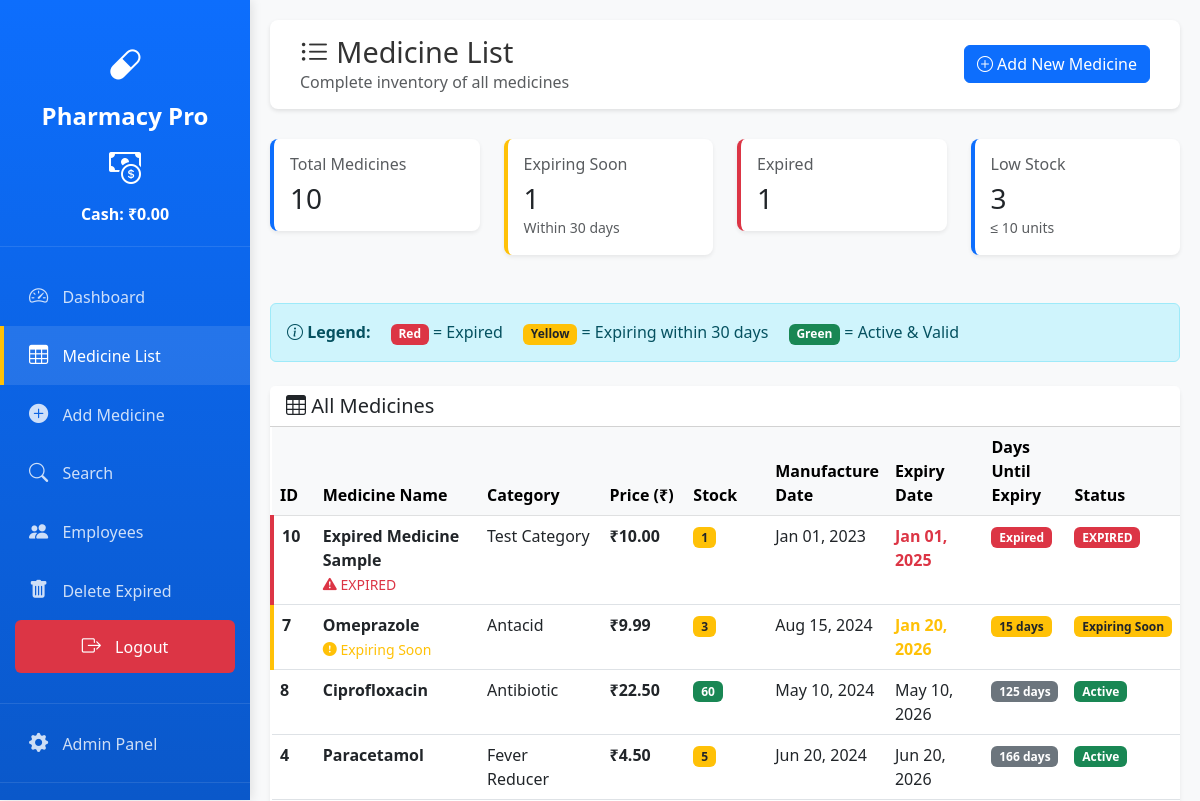
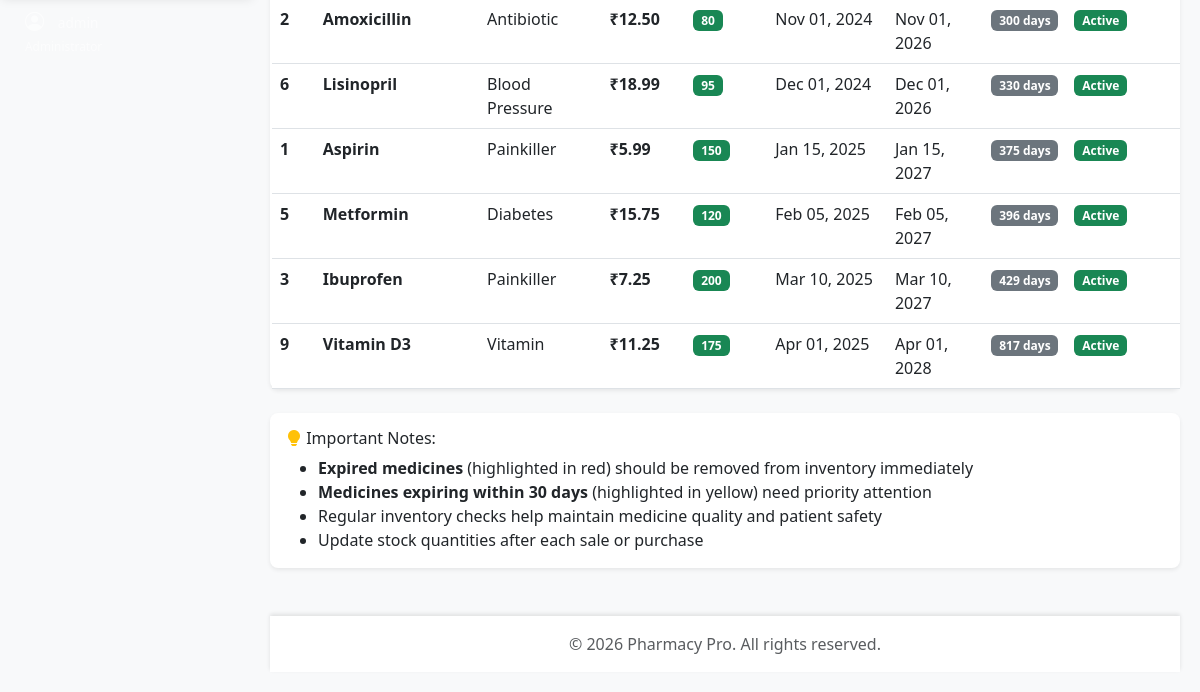
/medicines/ (signed in), run on an earlier commit of the app's database (2 pictures, top to bottom).
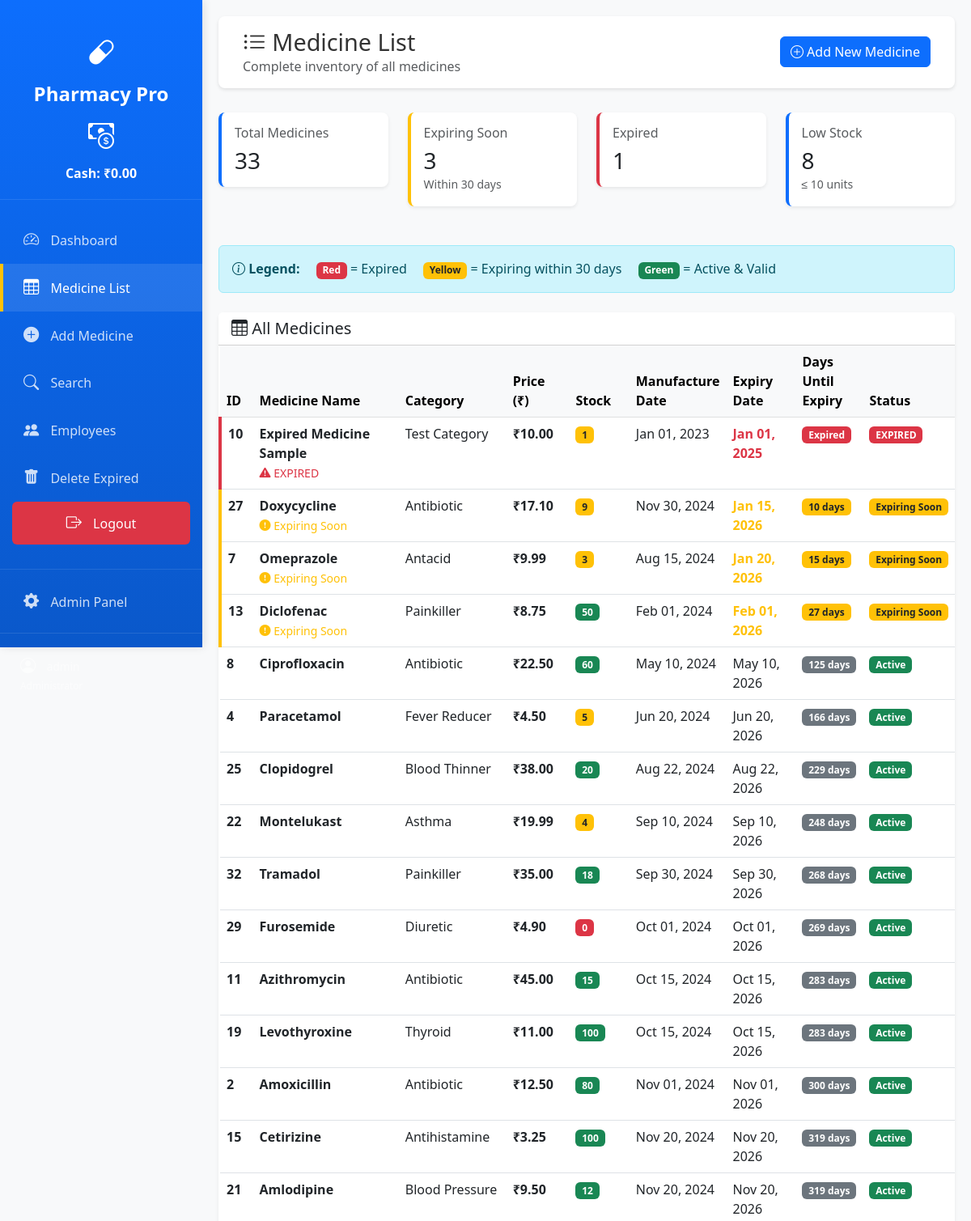
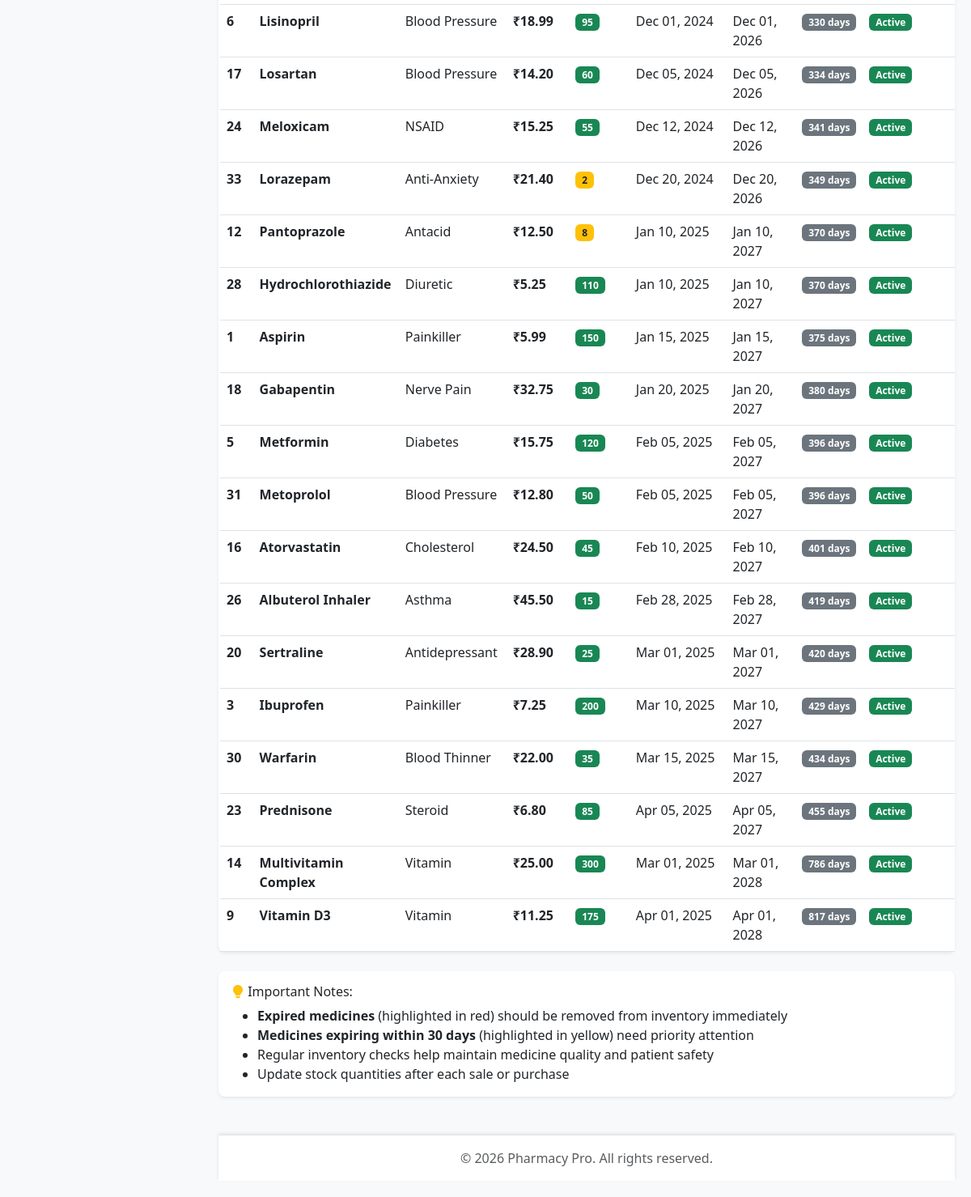
And on a later commit of the database (2 pictures, top to bottom).
### inventory/models.py (models this page shows, shortened)
class Medicine(models.Model):
    name = models.CharField(max_length=200)
    category = models.CharField(max_length=100)
    price = models.DecimalField(max_digits=10, decimal_places=2)
    stock_quantity = models.IntegerField()
    manufacture_date = models.DateField()
    expiry_date = models.DateField()
    class Meta:
        verbose_name_plural = "Medicines"

### inventory/views.py (the view)
# urls.py: path('medicines/', views.MedicineListView.as_view(), name='medicine_list'),
class MedicineListView(LoginRequiredMixin, ListView):
    model = Medicine
    template_name = 'inventory/medicine_list.html'
    context_object_name = 'medicines'
    paginate_by = 50
    ordering = ['expiry_date']  # Order by expiry date to show expiring items first
    def get_queryset(self):
        queryset = super().get_queryset()
        from datetime import timedelta
        for medicine in queryset:
            delta = medicine.expiry_date - date.today()
            medicine.days_until_expiry = delta.days
        return queryset
    def get_context_data(self, **kwargs):
        context = super().get_context_data(**kwargs)
        today = date.today()
        from datetime import timedelta
        thirty_days_later = today + timedelta(days=30)
        context['total_medicines'] = Medicine.objects.count()
        context['expired'] = Medicine.objects.filter(expiry_date__lt=today).count()
        context['expiring_soon'] = Medicine.objects.filter(
            expiry_date__gte=today,
            expiry_date__lte=thirty_days_later
        ).count()
        context['low_stock'] = Medicine.objects.filter(stock_quantity__lte=10).count()
        context['today'] = today
        return context

### inventory/templates/inventory/medicine_list.html (shortened to what this page needs)
{% extends 'inventory/base.html' %}
{% load static %}
{% block content %}
<div class="top-header">
    <div class="d-flex justify-content-between align-items-center">
        <div>
            <h1><i class="bi bi-list-ul"></i> Medicine List</h1>
            <p class="text-muted mb-0">Complete inventory of all medicines</p>
        </div>
        <div>
            <a href="{% url 'add_medicine' %}" class="btn btn-primary">
                <i class="bi bi-plus-circle"></i> Add New Medicine
            </a>
        </div>
    </div>
</div>
<div class="row mb-4">
    <div class="col-md-3">
        <div class="card stat-card primary">
            <div class="card-body">
                <h6 class="text-muted mb-2">Total Medicines</h6>
                <h3 class="mb-0">{{ total_medicines }}</h3>
            </div>
        </div>
    </div>
    <div class="col-md-3">
        <div class="card stat-card warning">
            <div class="card-body">
                <h6 class="text-muted mb-2">Expiring Soon</h6>
                <h3 class="mb-0">{{ expiring_soon }}</h3>
                <small class="text-muted">Within 30 days</small>
            </div>
        </div>
    </div>
    <div class="col-md-3">
        <div class="card stat-card danger">
            <div class="card-body">
                <h6 class="text-muted mb-2">Expired</h6>
                <h3 class="mb-0">{{ expired }}</h3>
            </div>
        </div>
    </div>
    <div class="col-md-3">
        <div class="card stat-card primary">
            <div class="card-body">
                <h6 class="text-muted mb-2">Low Stock</h6>
                <h3 class="mb-0">{{ low_stock }}</h3>
                <small class="text-muted">≤ 10 units</small>
            </div>
        </div>
    </div>
</div>
<div class="alert alert-info mb-4">
    <strong><i class="bi bi-info-circle"></i> Legend:</strong>
    <span class="ms-3"><span class="badge bg-danger">Red</span> = Expired</span>
    <span class="ms-3"><span class="badge bg-warning text-dark">Yellow</span> = Expiring within 30 days</span>
    <span class="ms-3"><span class="badge bg-success">Green</span> = Active & Valid</span>
</div>
<div class="card">
    <div class="card-header bg-white">
        <h5 class="mb-0"><i class="bi bi-table"></i> All Medicines</h5>
    </div>
    <div class="card-body p-0">
        {% if medicines %}
            <div class="table-responsive">
                <table class="table table-hover mb-0">
                    <thead class="table-light">
                        <tr>
                            <th style="width: 5%;">ID</th>
                            <th style="width: 20%;">Medicine Name</th>
                            <th style="width: 15%;">Category</th>
                            <th style="width: 10%;">Price (₹)</th>
                            <th style="width: 10%;">Stock</th>
                            <th style="width: 12%;">Manufacture Date</th>
                            <th style="width: 12%;">Expiry Date</th>
                            <th style="width: 8%;">Days Until Expiry</th>
                            <th style="width: 8%;">Status</th>
                        </tr>
                    </thead>
                    <tbody>
                        {% for medicine in medicines %}
                        {% if medicine.expiry_date < today %}
                            {% with row_class="expired-row" %}
                        <tr class="{{ row_class }}">
                            <td><strong>{{ medicine.id }}</strong></td>
                            <td>
                                <strong>{{ medicine.name }}</strong>
                                <br><small class="text-danger"><i class="bi bi-exclamation-triangle-fill"></i> EXPIRED</small>
                            </td>
                            <td>{{ medicine.category }}</td>
                            <td><strong>₹{{ medicine.price }}</strong></td>
                            <td>
                                {% if medicine.stock_quantity == 0 %}
                                    <span class="badge bg-danger">{{ medicine.stock_quantity }}</span>
                                {% elif medicine.stock_quantity <= 10 %}
                                    <span class="badge bg-warning text-dark">{{ medicine.stock_quantity }}</span>
                                {% else %}
                                    <span class="badge bg-success">{{ medicine.stock_quantity }}</span>
                                {% endif %}
                            </td>
                            <td>{{ medicine.manufacture_date|date:"M d, Y" }}</td>
                            <td>
                                <strong class="text-danger">{{ medicine.expiry_date|date:"M d, Y" }}</strong>
                            </td>
                            <td>
                                <span class="badge bg-danger">Expired</span>
                            </td>
                            <td>
                                <span class="badge bg-danger">EXPIRED</span>
                            </td>
                        </tr>
                            {% endwith %}
                        {% else %}
                            {% with days_diff=medicine.expiry_date|timeuntil:today %}
                            {% if medicine.days_until_expiry <= 30 %}
                        <tr class="expiring-soon">
                            <td><strong>{{ medicine.id }}</strong></td>
                            <td>
                                <strong>{{ medicine.name }}</strong>
                                <br><small class="text-warning"><i class="bi bi-exclamation-circle-fill"></i> Expiring Soon</small>
                            </td>
                            <td>{{ medicine.category }}</td>
                            <td><strong>₹{{ medicine.price }}</strong></td>
                            <td>
                                {% if medicine.stock_quantity == 0 %}
                                    <span class="badge bg-danger">{{ medicine.stock_quantity }}</span>
                                {% elif medicine.stock_quantity <= 10 %}
                                    <span class="badge bg-warning text-dark">{{ medicine.stock_quantity }}</span>
                                {% else %}
                                    <span class="badge bg-success">{{ medicine.stock_quantity }}</span>
                                {% endif %}
                            </td>
                            <td>{{ medicine.manufacture_date|date:"M d, Y" }}</td>
                            <td>
                                <strong class="text-warning">{{ medicine.expiry_date|date:"M d, Y" }}</strong>
                            </td>
                            <td>
                                <span class="badge bg-warning text-dark">{{ medicine.days_until_expiry }} days</span>
                            </td>
                            <td>
                                <span class="badge bg-warning text-dark">Expiring Soon</span>
                            </td>
                        </tr>
                            {% else %}
                        <tr>
                            <td><strong>{{ medicine.id }}</strong></td>
                            <td><strong>{{ medicine.name }}</strong></td>
                            <td>{{ medicine.category }}</td>
                            <td><strong>₹{{ medicine.price }}</strong></td>
                            <td>
                                {% if medicine.stock_quantity == 0 %}
                                    <span class="badge bg-danger">{{ medicine.stock_quantity }}</span>
                                {% elif medicine.stock_quantity <= 10 %}
                                    <span class="badge bg-warning text-dark">{{ medicine.stock_quantity }}</span>
                                {% else %}
                                    <span class="badge bg-success">{{ medicine.stock_quantity }}</span>
                                {% endif %}
                            </td>
                            <td>{{ medicine.manufacture_date|date:"M d, Y" }}</td>
                            <td>{{ medicine.expiry_date|date:"M d, Y" }}</td>
                            <td>
                                <span class="badge bg-secondary">{{ medicine.days_until_expiry }} days</span>
                            </td>
                            <td>
                                <span class="badge bg-success">Active</span>
                            </td>
                        </tr>
                            {% endif %}
                            {% endwith %}
                        {% endif %}
                        {% endfor %}
                    </tbody>
                </table>
            </div>
        {% endif %}
    </div>
</div>
<div class="card mt-4 border-primary">
    <div class="card-body">
        <h6><i class="bi bi-lightbulb-fill text-warning"></i> Important Notes:</h6>
        <ul class="mb-0">
            <li><strong>Expired medicines</strong> (highlighted in red) should be removed from inventory immediately</li>
            <li><strong>Medicines expiring within 30 days</strong> (highlighted in yellow) need priority attention</li>
            <li>Regular inventory checks help maintain medicine quality and patient safety</li>
            <li>Update stock quantities after each sale or purchase</li>
        </ul>
    </div>
</div>
{% endblock %}

### inventory/templates/inventory/base.html (shortened to what this page needs)
<!DOCTYPE html>
<html lang="en">
<head>
    <link href="https://cdn.jsdelivr.net/npm/bootstrap@5.3.0/dist/css/bootstrap.min.css" rel="stylesheet">
    <link rel="stylesheet" href="https://cdn.jsdelivr.net/npm/bootstrap-icons@1.11.0/font/bootstrap-icons.css">
</head>
<body>
    <div class="sidebar">
        <div class="sidebar-brand">
            <i class="bi bi-capsule"></i>
            Pharmacy Pro
            <div style="font-size:1rem; margin-top:10px;">
                <i class="bi bi-cash-coin"></i> Cash: ₹{{ cash_box.current_cash|default:'0.00' }}
            </div>
        </div>
        <ul class="sidebar-menu">
            <li>
                <a href="{% url 'medicine_dashboard' %}" class="{% if request.resolver_match.url_name == 'medicine_dashboard' %}active{% endif %}">
                    <i class="bi bi-speedometer2"></i> Dashboard
                </a>
            </li>
            <li>
                <a href="{% url 'medicine_list' %}" class="{% if request.resolver_match.url_name == 'medicine_list' %}active{% endif %}">
                    <i class="bi bi-table"></i> Medicine List
                </a>
            </li>
            {% if user.is_superuser or user.groups.all.0.name == 'Manager' %}
            <li>
                <a href="{% url 'add_medicine' %}" class="{% if request.resolver_match.url_name == 'add_medicine' %}active{% endif %}">
                    <i class="bi bi-plus-circle-fill"></i> Add Medicine
                </a>
            </li>
            {% endif %}
            <li>
                <a href="{% url 'search_medicine' %}" class="{% if request.resolver_match.url_name == 'search_medicine' %}active{% endif %}">
                    <i class="bi bi-search"></i> Search
                </a>
            </li>
            {% if user.is_superuser or user.groups.all.0.name == 'Manager' %}
            <li>
                <a href="{% url 'employee_list' %}">
                    <i class="bi bi-people-fill"></i> Employees
                </a>
            </li>
            {% endif %}
            <li>
                <a href="{% url 'delete_expired' %}">
                    <i class="bi bi-trash-fill"></i> Delete Expired
                </a>
            </li>
            {% if user.is_authenticated %}
            <li style="padding: 0 15px;">
                <form action="{% url 'logout' %}" method="post" style="margin: 0;">
                    <button type="submit" style="width: 100%; padding: 12px 15px; background-color: #dc3545; color: white; border: none; border-radius: 6px; text-align: center; transition: background-color 0.3s;">
                        <i class="bi bi-box-arrow-right"></i> Logout
                    </button>
                </form>
            </li>
            {% endif %}
            {% if user.is_superuser or user.groups.all.0.name == 'Manager' %}
            <li style="margin-top: 30px; border-top: 1px solid rgba(255,255,255,0.1); padding-top: 10px;">
                <a href="/admin/">
                    <i class="bi bi-gear-fill"></i> Admin Panel
                </a>
            </li>
            {% endif %}
            {% if user.is_authenticated %}
            <li style="border-top: 1px solid rgba(255,255,255,0.1); margin-top: 10px; padding-top: 10px;">
                <div style="padding: 15px 25px; color: rgba(255,255,255,0.6); font-size: 0.85rem;">
                    <i class="bi bi-person-circle"></i> {{ user.username }}
                    <br>
                    <small>
                    </small>
                </div>
            </li>
            {% endif %}
        </ul>
    </div>
    <div class="main-content">
        {% block content %}
        {% endblock %}
        <footer class="text-center text-muted py-3 mt-5">
            <p class="mb-0">&copy; 2026 Pharmacy Pro. All rights reserved.</p>
        </footer>
    </div>
</body>
</html>

What changed in the data, as far as the page shows it:
added Medicine: id "27", name "Doxycycline", category "Antibiotic", price "17.10", stock_quantity "9", manufacture_date "Nov 30, 2024", expiry_date "Jan 15, 2026", days_until_expiry "10"
added Medicine: id "13", name "Diclofenac", category "Painkiller", price "8.75", stock_quantity "50", manufacture_date "Feb 01, 2024", expiry_date "Feb 01, 2026", days_until_expiry "27"
added Medicine: id "25", name "Clopidogrel", category "Blood Thinner", price "38.00", stock_quantity "20", manufacture_date "Aug 22, 2024", expiry_date "Aug 22, 2026", days_until_expiry "229"
added Medicine: id "22", name "Montelukast", category "Asthma", price "19.99", stock_quantity "4", manufacture_date "Sep 10, 2024", expiry_date "Sep 10, 2026", days_until_expiry "248"
added Medicine: id "32", name "Tramadol", category "Painkiller", price "35.00", stock_quantity "18", manufacture_date "Sep 30, 2024", expiry_date "Sep 30, 2026", days_until_expiry "268"
added Medicine: id "29", name "Furosemide", category "Diuretic", price "4.90", stock_quantity "0", manufacture_date "Oct 01, 2024", expiry_date "Oct 01, 2026", days_until_expiry "269"
added Medicine: id "11", name "Azithromycin", category "Antibiotic", price "45.00", stock_quantity "15", manufacture_date "Oct 15, 2024", expiry_date "Oct 15, 2026", days_until_expiry "283"
added Medicine: id "19", name "Levothyroxine", category "Thyroid", price "11.00", stock_quantity "100", manufacture_date "Oct 15, 2024", expiry_date "Oct 15, 2026", days_until_expiry "283"
added Medicine: id "15", name "Cetirizine", category "Antihistamine", price "3.25", stock_quantity "100", manufacture_date "Nov 20, 2024", expiry_date "Nov 20, 2026", days_until_expiry "319"
added Medicine: id "21", name "Amlodipine", category "Blood Pressure", price "9.50", stock_quantity "12", manufacture_date "Nov 20, 2024", expiry_date "Nov 20, 2026", days_until_expiry "319"
added Medicine: id "17", name "Losartan", category "Blood Pressure", price "14.20", stock_quantity "60", manufacture_date "Dec 05, 2024", expiry_date "Dec 05, 2026", days_until_expiry "334"
added Medicine: id "24", name "Meloxicam", category "NSAID", price "15.25", stock_quantity "55", manufacture_date "Dec 12, 2024", expiry_date "Dec 12, 2026", days_until_expiry "341"
added Medicine: id "33", name "Lorazepam", category "Anti-Anxiety", price "21.40", stock_quantity "2", manufacture_date "Dec 20, 2024", expiry_date "Dec 20, 2026", days_until_expiry "349"
added Medicine: id "12", name "Pantoprazole", category "Antacid", price "12.50", stock_quantity "8", manufacture_date "Jan 10, 2025", expiry_date "Jan 10, 2027", days_until_expiry "370"
added Medicine: id "28", name "Hydrochlorothiazide", category "Diuretic", price "5.25", stock_quantity "110", manufacture_date "Jan 10, 2025", expiry_date "Jan 10, 2027", days_until_expiry "370"
added Medicine: id "18", name "Gabapentin", category "Nerve Pain", price "32.75", stock_quantity "30", manufacture_date "Jan 20, 2025", expiry_date "Jan 20, 2027", days_until_expiry "380"
added Medicine: id "31", name "Metoprolol", category "Blood Pressure", price "12.80", stock_quantity "50", manufacture_date "Feb 05, 2025", expiry_date "Feb 05, 2027", days_until_expiry "396"
added Medicine: id "16", name "Atorvastatin", category "Cholesterol", price "24.50", stock_quantity "45", manufacture_date "Feb 10, 2025", expiry_date "Feb 10, 2027", days_until_expiry "401"
added Medicine: id "26", name "Albuterol Inhaler", category "Asthma", price "45.50", stock_quantity "15", manufacture_date "Feb 28, 2025", expiry_date "Feb 28, 2027", days_until_expiry "419"
added Medicine: id "20", name "Sertraline", category "Antidepressant", price "28.90", stock_quantity "25", manufacture_date "Mar 01, 2025", expiry_date "Mar 01, 2027", days_until_expiry "420"
added Medicine: id "30", name "Warfarin", category "Blood Thinner", price "22.00", stock_quantity "35", manufacture_date "Mar 15, 2025", expiry_date "Mar 15, 2027", days_until_expiry "434"
added Medicine: id "23", name "Prednisone", category "Steroid", price "6.80", stock_quantity "85", manufacture_date "Apr 05, 2025", expiry_date "Apr 05, 2027", days_until_expiry "455"
added Medicine: id "14", name "Multivitamin Complex", category "Vitamin", price "25.00", stock_quantity "300", manufacture_date "Mar 01, 2025", expiry_date "Mar 01, 2028", days_until_expiry "786"
Also different on the page:
{{ total_medicines }}: "10" → "33"
{{ expiring_soon }}: "1" → "3"
{{ low_stock }}: "3" → "8"
